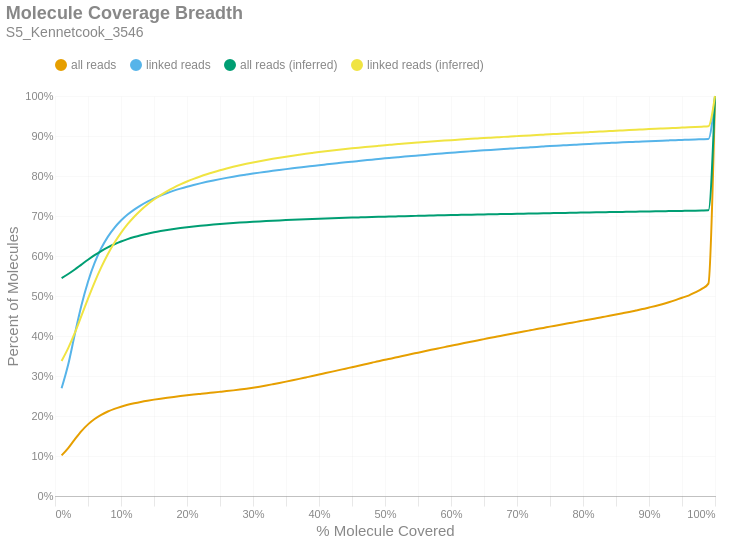

Source (notebook cell):
### Markdown cell above
### Molecule Read Coverage
This chart shows molecule coverage breadth as computed by the number of bases aligned to that molecule. In other words, "*how much of each unique long molecule is actually sequenced/aligned?*" Keep in mind there is a distinction between sequences and alignments, since some sequences belonging to a particular molecule may not align well and wouldn't appear in the alignment data. This chart also shows molecule coverage breadth as computed by the *inferred fragment* from which the aligned sequences originate. Unlike read coverage, this calculation takes into account the total insert size, including unsequenced gaps between the forward and reverse reads. Like the previous figures, these are cumulative percents.

### Code cell
if SKIPLR:
    print_html(f"Skipped")
else:
    binned_df = consolidated_hist(valids['coverage_bp'], mask, 0.01, True)
    binned_df_inf = consolidated_hist(valids['coverage_inserts'], mask, 0.01, True)
    binned_df = binned_df.with_columns(pl.lit(binned_df_inf['all reads (cumsum)']).alias('all reads (inferred)'))
    binned_df = binned_df.with_columns(pl.lit(binned_df_inf['linked reads (cumsum)']).alias('linked reads (inferred)'))
    binned_df = binned_df.with_columns(
        (pl.col('bin').cast(pl.Float64) + 0.01).alias('right_edge')
    )

    with SafeRender(binned_df):
        (
            density_plot(binned_df, 'Molecule Coverage Breadth', samplename, 'molcov', ['all reads (inferred)','linked reads (inferred)'])
            .encode(
                #x=alt.X('bin:Q', title="% Molecule Covered").axis(format = '%').scale(padding=0),
                x=alt.X('right_edge:Q', title="% Molecule Covered").axis(format='%').scale(padding=0),
                y=alt.Y('value:Q', title='Percent of Molecules')
                    .axis(format='%')
                    .stack(False)
                    .scale(domainMin=0, padding=0),
                color=alt.Color("key:N").scale(domain = ["all reads", "linked reads", "all reads (inferred)", "linked reads (inferred)"]),
                tooltip = [
                    alt.Tooltip("key:N", title = "Data Type"),
                    alt.Tooltip("range_label:N", title="% Molecule Covered"),
                    alt.Tooltip("value:Q", format = ".2%", title="% Molecules")
                ]
            )
        ).display()

### Figure 1 — Vega-Lite specification as saved in the notebook (floating-point values rounded to 4 significant figures)
{"width": "container", "height": 400, "config": {"title": {"anchor": "start", "dy": -15, "fontSize": 18, "color": "#888888", "subtitleColor": "#888888", "subtitleFontSize": 14}, "arc": {"fill": "#0072B2"}, "axis": {"domainColor": "#888888", "domainWidth": 0.5, "gridWidth": 0.2, "grid": false, "titleFontWeight": 400, "titleFontSize": 15, "labelFontSize": 11, "labelColor": "#888888", "tickColor": "#888888", "tickWidth": 0.2, "titleColor": "#888888"}, "axisBand": {"grid": false}, "axisX": {"grid": true, "tickSize": 10, "domainCap": "round"}, "axisY": {"domain": false, "grid": true, "tickSize": 0, "domainCap": "round"}, "background": "transparent", "header": {"labelFontSize": 15, "labelColor": "#888888", "titleFontSize": 15, "titleFontWeight": 600, "titleColor": "#888888"}, "legend": {"labelFont": "sans-serif", "labelFontSize": 12, "labelColor": "#888888", "symbolSize": 100, "symbolType": "circle", "titleFontSize": 12, "titlePadding": 10, "titleColor": "#888888", "title": null, "orient": "top"}, "range": {"category": ["#E69F00", "#56B4E9", "#009E73", "#F0E442", "#0072B2", "#D55E00", "#CC79A7", "#000000"], "diverging": ["#cfe8f3", "#a2d4ec", "#73bfe2", "#46abdb", "#1696d2", "#12719e"]}, "area": {"fill": "#0072B2", "fillOpacity": 0.7, "line": true, "strokeOpacity": 0.7}, "line": {"color": "#0072B2", "stroke": "#0072B2", "strokeWidth": 2}, "trail": {"color": "#0072B2", "stroke": "#0072B2", "strokeWidth": 0, "size": 1}, "point": {"filled": true, "fillOpacity": 1.0, "size": 95}, "text": {"color": "#888888", "fontSize": 11, "align": "right", "fontWeight": 400, "size": 11}, "bar": {"fill": "#0072B2", "stroke": null}, "view": {"stroke": null, "continuousWidth": 660, "continuousHeight": 400}}, "data": {"name": "data-878e3e086583e2c1a53bc086640249fc"}, "mark": {"type": "line", "interpolate": "monotone", "point": {"opacity": 0, "size": 275}}, "encoding": {"color": {"field": "key", "scale": {"domain": ["all reads", "linked reads", "all reads (inferred)", "linked reads (inferred)"]}, "type": "nominal"}, "tooltip": [{"field": "key", "title": "Data Type", "type": "nominal"}, {"field": "range_label", "title": "% Molecule Covered", "type": "nominal"}, {"field": "value", "format": ".2%", "title": "% Molecules", "type": "quantitative"}], "x": {"axis": {"format": "%"}, "field": "right_edge", "scale": {"padding": 0}, "title": "% Molecule Covered", "type": "quantitative"}, "y": {"axis": {"format": "%"}, "field": "value", "scale": {"domainMin": 0, "padding": 0}, "stack": false, "title": "Percent of Molecules", "type": "quantitative"}}, "params": [{"name": "param_c36ac31b6afebe62", "select": {"type": "point", "fields": ["key"]}, "bind": "legend"}], "title": {"text": "Molecule Coverage Breadth", "subtitle": "S5_Kennetcook_3546"}, "transform": [{"fold": ["all reads (cumsum)", "linked reads (cumsum)", "all reads (inferred)", "linked reads (inferred)"]}, {"calculate": "replace(datum.key, ' (cumsum)', '')", "as": "key"}, {"filter": {"param": "param_c36ac31b6afebe62"}}], "usermeta": {"embedOptions": {"downloadFileName": "S5_Kennetcook_3546.molcov"}}, "$schema": "https://vega.github.io/schema/vega-lite/v6.1.0.json", "datasets": {"data-878e3e086583e2c1a53bc086640249fc": [{"bin": "0.0", "interval": "0.0-0.01", "all reads": 0.1015, "linked reads": 0.2693, "all reads (cumsum)": 0.1015, "linked reads (cumsum)": 0.2693, "range_label": "0.0-0.01", "all reads (inferred)": 0.5449, "linked reads (inferred)": 0.3377, "right_edge": 0.01}, {"bin": "0.01", "interval": "0.01-0.02", "all reads": 0.01829, "linked reads": 0.05933, "all reads (cumsum)": 0.1198, "linked reads (cumsum)": 0.3286, "range_label": "0.01-0.02", "all reads (inferred)": 0.555, "linked reads (inferred)": 0.3697, "right_edge": 0.02}, {"bin": "0.02", "interval": "0.02-0.03", "all reads": 0.02188, "linked reads": 0.07554, "all reads (cumsum)": 0.1417, "linked reads (cumsum)": 0.4042, "range_label": "0.02-0.03", "all reads (inferred)": 0.5663, "linked reads (inferred)": 0.4076, "right_edge": 0.03}, {"bin": "0.03", "interval": "0.03-0.04", "all reads": 0.02046, "linked reads": 0.07194, "all reads (cumsum)": 0.1622, "linked reads (cumsum)": 0.4761, "range_label": "0.03-0.04", "all reads (inferred)": 0.5785, "linked reads (inferred)": 0.4502, "right_edge": 0.04}, {"bin": "0.04", "interval": "0.04-0.05", "all reads": 0.01692, "linked reads": 0.05965, "all reads (cumsum)": 0.1791, "linked reads (cumsum)": 0.5358, "range_label": "0.04-0.05", "all reads (inferred)": 0.5906, "linked reads (inferred)": 0.4933, "right_edge": 0.05}, {"bin": "0.05", "interval": "0.05-0.06", "all reads": 0.01337, "linked reads": 0.04698, "all reads (cumsum)": 0.1925, "linked reads (cumsum)": 0.5827, "range_label": "0.05-0.06", "all reads (inferred)": 0.602, "linked reads (inferred)": 0.5343, "right_edge": 0.06}, {"bin": "0.06", "interval": "0.06-0.07", "all reads": 0.01047, "linked reads": 0.03647, "all reads (cumsum)": 0.2029, "linked reads (cumsum)": 0.6192, "range_label": "0.06-0.07", "all reads (inferred)": 0.6123, "linked reads (inferred)": 0.5715, "right_edge": 0.07}, {"bin": "0.07", "interval": "0.07-0.08", "all reads": 0.008302, "linked reads": 0.02865, "all reads (cumsum)": 0.2112, "linked reads (cumsum)": 0.6479, "range_label": "0.07-0.08", "all reads (inferred)": 0.6214, "linked reads (inferred)": 0.6043, "right_edge": 0.08}, {"bin": "0.08", "interval": "0.08-0.09", "all reads": 0.006634, "linked reads": 0.02254, "all reads (cumsum)": 0.2179, "linked reads (cumsum)": 0.6704, "range_label": "0.08-0.09", "all reads (inferred)": 0.6293, "linked reads (inferred)": 0.633, "right_edge": 0.09}, {"bin": "0.09", "interval": "0.09-0.1", "all reads": 0.005465, "linked reads": 0.01822, "all reads (cumsum)": 0.2233, "linked reads (cumsum)": 0.6886, "range_label": "0.09-0.1", "all reads (inferred)": 0.6362, "linked reads (inferred)": 0.6579, "right_edge": 0.1}, {"bin": "0.1", "interval": "0.1-0.11", "all reads": 0.004609, "linked reads": 0.01504, "all reads (cumsum)": 0.2279, "linked reads (cumsum)": 0.7037, "range_label": "0.1-0.11", "all reads (inferred)": 0.6421, "linked reads (inferred)": 0.6794, "right_edge": 0.11}, {"bin": "0.11", "interval": "0.11-0.12", "all reads": 0.0039, "linked reads": 0.01244, "all reads (cumsum)": 0.2318, "linked reads (cumsum)": 0.7161, "range_label": "0.11-0.12", "all reads (inferred)": 0.6473, "linked reads (inferred)": 0.6981, "right_edge": 0.12}, {"bin": "0.12", "interval": "0.12-0.13", "all reads": 0.003415, "linked reads": 0.01067, "all reads (cumsum)": 0.2352, "linked reads (cumsum)": 0.7268, "range_label": "0.12-0.13", "all reads (inferred)": 0.6519, "linked reads (inferred)": 0.7145, "right_edge": 0.13}, {"bin": "0.13", "interval": "0.13-0.14", "all reads": 0.003008, "linked reads": 0.009218, "all reads (cumsum)": 0.2383, "linked reads (cumsum)": 0.736, "range_label": "0.13-0.14", "all reads (inferred)": 0.6558, "linked reads (inferred)": 0.7289, "right_edge": 0.14}, {"bin": "0.14", "interval": "0.14-0.15", "all reads": 0.002696, "linked reads": 0.008049, "all reads (cumsum)": 0.241, "linked reads (cumsum)": 0.744, "range_label": "0.14-0.15", "all reads (inferred)": 0.6593, "linked reads (inferred)": 0.7413, "right_edge": 0.15}, {"bin": "0.15", "interval": "0.15-0.16", "all reads": 0.002452, "linked reads": 0.007143, "all reads (cumsum)": 0.2434, "linked reads (cumsum)": 0.7512, "range_label": "0.15-0.16", "all reads (inferred)": 0.6624, "linked reads (inferred)": 0.7523, "right_edge": 0.16}, {"bin": "0.16", "interval": "0.16-0.17", "all reads": 0.002267, "linked reads": 0.006392, "all reads (cumsum)": 0.2457, "linked reads (cumsum)": 0.7576, "range_label": "0.16-0.17", "all reads (inferred)": 0.6652, "linked reads (inferred)": 0.7622, "right_edge": 0.17}, {"bin": "0.17", "interval": "0.17-0.18", "all reads": 0.002109, "linked reads": 0.005734, "all reads (cumsum)": 0.2478, "linked reads (cumsum)": 0.7633, "range_label": "0.17-0.18", "all reads (inferred)": 0.6677, "linked reads (inferred)": 0.7711, "right_edge": 0.18}, {"bin": "0.18", "interval": "0.18-0.19", "all reads": 0.001983, "linked reads": 0.00518, "all reads (cumsum)": 0.2498, "linked reads (cumsum)": 0.7685, "range_label": "0.18-0.19", "all reads (inferred)": 0.6699, "linked reads (inferred)": 0.7791, "right_edge": 0.19}, {"bin": "0.19", "interval": "0.19-0.2", "all reads": 0.001914, "linked reads": 0.004766, "all reads (cumsum)": 0.2517, "linked reads (cumsum)": 0.7733, "range_label": "0.19-0.2", "all reads (inferred)": 0.672, "linked reads (inferred)": 0.7863, "right_edge": 0.2}, {"bin": "0.2", "interval": "0.2-0.21", "all reads": 0.001836, "linked reads": 0.004344, "all reads (cumsum)": 0.2535, "linked reads (cumsum)": 0.7776, "range_label": "0.2-0.21", "all reads (inferred)": 0.6738, "linked reads (inferred)": 0.7929, "right_edge": 0.21}, {"bin": "0.21", "interval": "0.21-0.22", "all reads": 0.001764, "linked reads": 0.004033, "all reads (cumsum)": 0.2553, "linked reads (cumsum)": 0.7816, "range_label": "0.21-0.22", "all reads (inferred)": 0.6755, "linked reads (inferred)": 0.7989, "right_edge": 0.22}, {"bin": "0.22", "interval": "0.22-0.23", "all reads": 0.001749, "linked reads": 0.003787, "all reads (cumsum)": 0.257, "linked reads (cumsum)": 0.7854, "range_label": "0.22-0.23", "all reads (inferred)": 0.6771, "linked reads (inferred)": 0.8045, "right_edge": 0.23}, {"bin": "0.23", "interval": "0.23-0.24", "all reads": 0.001703, "linked reads": 0.003517, "all reads (cumsum)": 0.2587, "linked reads (cumsum)": 0.7889, "range_label": "0.23-0.24", "all reads (inferred)": 0.6786, "linked reads (inferred)": 0.8096, "right_edge": 0.24}, {"bin": "0.24", "interval": "0.24-0.25", "all reads": 0.001742, "linked reads": 0.003288, "all reads (cumsum)": 0.2605, "linked reads (cumsum)": 0.7922, "range_label": "0.24-0.25", "all reads (inferred)": 0.6799, "linked reads (inferred)": 0.8144, "right_edge": 0.25}, {"bin": "0.25", "interval": "0.25-0.26", "all reads": 0.001759, "linked reads": 0.003092, "all reads (cumsum)": 0.2622, "linked reads (cumsum)": 0.7953, "range_label": "0.25-0.26", "all reads (inferred)": 0.6812, "linked reads (inferred)": 0.8188, "right_edge": 0.26}, {"bin": "0.26", "interval": "0.26-0.27", "all reads": 0.001823, "linked reads": 0.002942, "all reads (cumsum)": 0.2641, "linked reads (cumsum)": 0.7983, "range_label": "0.26-0.27", "all reads (inferred)": 0.6824, "linked reads (inferred)": 0.8229, "right_edge": 0.27}, {"bin": "0.27", "interval": "0.27-0.28", "all reads": 0.001945, "linked reads": 0.002725, "all reads (cumsum)": 0.266, "linked reads (cumsum)": 0.801, "range_label": "0.27-0.28", "all reads (inferred)": 0.6835, "linked reads (inferred)": 0.8268, "right_edge": 0.28}, {"bin": "0.28", "interval": "0.28-0.29", "all reads": 0.002197, "linked reads": 0.002569, "all reads (cumsum)": 0.2682, "linked reads (cumsum)": 0.8036, "range_label": "0.28-0.29", "all reads (inferred)": 0.6846, "linked reads (inferred)": 0.8305, "right_edge": 0.29}, {"bin": "0.29", "interval": "0.29-0.3", "all reads": 0.002484, "linked reads": 0.002514, "all reads (cumsum)": 0.2707, "linked reads (cumsum)": 0.8061, "range_label": "0.29-0.3", "all reads (inferred)": 0.6855, "linked reads (inferred)": 0.8339, "right_edge": 0.3}, {"bin": "0.3", "interval": "0.3-0.31", "all reads": 0.002708, "linked reads": 0.002381, "all reads (cumsum)": 0.2734, "linked reads (cumsum)": 0.8084, "range_label": "0.3-0.31", "all reads (inferred)": 0.6865, "linked reads (inferred)": 0.8371, "right_edge": 0.31}, {"bin": "0.31", "interval": "0.31-0.32", "all reads": 0.002913, "linked reads": 0.002258, "all reads (cumsum)": 0.2763, "linked reads (cumsum)": 0.8107, "range_label": "0.31-0.32", "all reads (inferred)": 0.6874, "linked reads (inferred)": 0.8401, "right_edge": 0.32}, {"bin": "0.32", "interval": "0.32-0.33", "all reads": 0.003124, "linked reads": 0.00225, "all reads (cumsum)": 0.2794, "linked reads (cumsum)": 0.813, "range_label": "0.32-0.33", "all reads (inferred)": 0.6882, "linked reads (inferred)": 0.843, "right_edge": 0.33}, {"bin": "0.33", "interval": "0.33-0.34", "all reads": 0.003206, "linked reads": 0.002139, "all reads (cumsum)": 0.2826, "linked reads (cumsum)": 0.8151, "range_label": "0.33-0.34", "all reads (inferred)": 0.689, "linked reads (inferred)": 0.8458, "right_edge": 0.34}, {"bin": "0.34", "interval": "0.34-0.35", "all reads": 0.003321, "linked reads": 0.002092, "all reads (cumsum)": 0.286, "linked reads (cumsum)": 0.8172, "range_label": "0.34-0.35", "all reads (inferred)": 0.6898, "linked reads (inferred)": 0.8484, "right_edge": 0.35}, {"bin": "0.35", "interval": "0.35-0.36", "all reads": 0.003406, "linked reads": 0.002042, "all reads (cumsum)": 0.2894, "linked reads (cumsum)": 0.8192, "range_label": "0.35-0.36", "all reads (inferred)": 0.6905, "linked reads (inferred)": 0.8509, "right_edge": 0.36}, {"bin": "0.36", "interval": "0.36-0.37", "all reads": 0.003462, "linked reads": 0.001954, "all reads (cumsum)": 0.2928, "linked reads (cumsum)": 0.8212, "range_label": "0.36-0.37", "all reads (inferred)": 0.6912, "linked reads (inferred)": 0.8533, "right_edge": 0.37}, {"bin": "0.37", "interval": "0.37-0.38", "all reads": 0.003577, "linked reads": 0.001964, "all reads (cumsum)": 0.2964, "linked reads (cumsum)": 0.8232, "range_label": "0.37-0.38", "all reads (inferred)": 0.6919, "linked reads (inferred)": 0.8555, "right_edge": 0.38}, {"bin": "0.38", "interval": "0.38-0.39", "all reads": 0.003602, "linked reads": 0.001899, "all reads (cumsum)": 0.3, "linked reads (cumsum)": 0.825, "range_label": "0.38-0.39", "all reads (inferred)": 0.6925, "linked reads (inferred)": 0.8577, "right_edge": 0.39}, {"bin": "0.39", "interval": "0.39-0.4", "all reads": 0.003698, "linked reads": 0.001924, "all reads (cumsum)": 0.3037, "linked reads (cumsum)": 0.827, "range_label": "0.39-0.4", "all reads (inferred)": 0.6932, "linked reads (inferred)": 0.8598, "right_edge": 0.4}, {"bin": "0.4", "interval": "0.4-0.41", "all reads": 0.003602, "linked reads": 0.001833, "all reads (cumsum)": 0.3073, "linked reads (cumsum)": 0.8288, "range_label": "0.4-0.41", "all reads (inferred)": 0.6938, "linked reads (inferred)": 0.8618, "right_edge": 0.41}, {"bin": "0.41", "interval": "0.41-0.42", "all reads": 0.003654, "linked reads": 0.001819, "all reads (cumsum)": 0.311, "linked reads (cumsum)": 0.8306, "range_label": "0.41-0.42", "all reads (inferred)": 0.6943, "linked reads (inferred)": 0.8637, "right_edge": 0.42}, {"bin": "0.42", "interval": "0.42-0.43", "all reads": 0.003714, "linked reads": 0.001781, "all reads (cumsum)": 0.3147, "linked reads (cumsum)": 0.8324, "range_label": "0.42-0.43", "all reads (inferred)": 0.6949, "linked reads (inferred)": 0.8656, "right_edge": 0.43}, {"bin": "0.43", "interval": "0.43-0.44", "all reads": 0.003665, "linked reads": 0.001776, "all reads (cumsum)": 0.3183, "linked reads (cumsum)": 0.8342, "range_label": "0.43-0.44", "all reads (inferred)": 0.6954, "linked reads (inferred)": 0.8674, "right_edge": 0.44}, {"bin": "0.44", "interval": "0.44-0.45", "all reads": 0.003707, "linked reads": 0.001704, "all reads (cumsum)": 0.322, "linked reads (cumsum)": 0.8359, "range_label": "0.44-0.45", "all reads (inferred)": 0.696, "linked reads (inferred)": 0.8691, "right_edge": 0.45}, {"bin": "0.45", "interval": "0.45-0.46", "all reads": 0.003678, "linked reads": 0.001673, "all reads (cumsum)": 0.3257, "linked reads (cumsum)": 0.8376, "range_label": "0.45-0.46", "all reads (inferred)": 0.6965, "linked reads (inferred)": 0.8708, "right_edge": 0.46}, {"bin": "0.46", "interval": "0.46-0.47", "all reads": 0.003699, "linked reads": 0.001666, "all reads (cumsum)": 0.3294, "linked reads (cumsum)": 0.8392, "range_label": "0.46-0.47", "all reads (inferred)": 0.697, "linked reads (inferred)": 0.8724, "right_edge": 0.47}, {"bin": "0.47", "interval": "0.47-0.48", "all reads": 0.00371, "linked reads": 0.00166, "all reads (cumsum)": 0.3331, "linked reads (cumsum)": 0.8409, "range_label": "0.47-0.48", "all reads (inferred)": 0.6974, "linked reads (inferred)": 0.8739, "right_edge": 0.48}, {"bin": "0.48", "interval": "0.48-0.49", "all reads": 0.003578, "linked reads": 0.001587, "all reads (cumsum)": 0.3367, "linked reads (cumsum)": 0.8425, "range_label": "0.48-0.49", "all reads (inferred)": 0.6979, "linked reads (inferred)": 0.8754, "right_edge": 0.49}, {"bin": "0.49", "interval": "0.49-0.5", "all reads": 0.003922, "linked reads": 0.001617, "all reads (cumsum)": 0.3406, "linked reads (cumsum)": 0.8441, "range_label": "0.49-0.5", "all reads (inferred)": 0.6983, "linked reads (inferred)": 0.8769, "right_edge": 0.5}, {"bin": "0.5", "interval": "0.5-0.51", "all reads": 0.003373, "linked reads": 0.001468, "all reads (cumsum)": 0.344, "linked reads (cumsum)": 0.8456, "range_label": "0.5-0.51", "all reads (inferred)": 0.6988, "linked reads (inferred)": 0.8783, "right_edge": 0.51}, {"bin": "0.51", "interval": "0.51-0.52", "all reads": 0.003692, "linked reads": 0.001484, "all reads (cumsum)": 0.3477, "linked reads (cumsum)": 0.847, "range_label": "0.51-0.52", "all reads (inferred)": 0.6992, "linked reads (inferred)": 0.8797, "right_edge": 0.52}, {"bin": "0.52", "interval": "0.52-0.53", "all reads": 0.003568, "linked reads": 0.00149, "all reads (cumsum)": 0.3513, "linked reads (cumsum)": 0.8485, "range_label": "0.52-0.53", "all reads (inferred)": 0.6996, "linked reads (inferred)": 0.8811, "right_edge": 0.53}, {"bin": "0.53", "interval": "0.53-0.54", "all reads": 0.00358, "linked reads": 0.001419, "all reads (cumsum)": 0.3548, "linked reads (cumsum)": 0.85, "range_label": "0.53-0.54", "all reads (inferred)": 0.7, "linked reads (inferred)": 0.8824, "right_edge": 0.54}, {"bin": "0.54", "interval": "0.54-0.55", "all reads": 0.003489, "linked reads": 0.001382, "all reads (cumsum)": 0.3583, "linked reads (cumsum)": 0.8513, "range_label": "0.54-0.55", "all reads (inferred)": 0.7004, "linked reads (inferred)": 0.8837, "right_edge": 0.55}, {"bin": "0.55", "interval": "0.55-0.56", "all reads": 0.003567, "linked reads": 0.001381, "all reads (cumsum)": 0.3619, "linked reads (cumsum)": 0.8527, "range_label": "0.55-0.56", "all reads (inferred)": 0.7008, "linked reads (inferred)": 0.8849, "right_edge": 0.56}, {"bin": "0.56", "interval": "0.56-0.57", "all reads": 0.003492, "linked reads": 0.001383, "all reads (cumsum)": 0.3654, "linked reads (cumsum)": 0.8541, "range_label": "0.56-0.57", "all reads (inferred)": 0.7012, "linked reads (inferred)": 0.8861, "right_edge": 0.57}, {"bin": "0.57", "interval": "0.57-0.58", "all reads": 0.003416, "linked reads": 0.001355, "all reads (cumsum)": 0.3688, "linked reads (cumsum)": 0.8555, "range_label": "0.57-0.58", "all reads (inferred)": 0.7016, "linked reads (inferred)": 0.8873, "right_edge": 0.58}, {"bin": "0.58", "interval": "0.58-0.59", "all reads": 0.003424, "linked reads": 0.001297, "all reads (cumsum)": 0.3722, "linked reads (cumsum)": 0.8567, "range_label": "0.58-0.59", "all reads (inferred)": 0.7019, "linked reads (inferred)": 0.8885, "right_edge": 0.59}, {"bin": "0.59", "interval": "0.59-0.6", "all reads": 0.003472, "linked reads": 0.001313, "all reads (cumsum)": 0.3757, "linked reads (cumsum)": 0.8581, "range_label": "0.59-0.6", "all reads (inferred)": 0.7023, "linked reads (inferred)": 0.8896, "right_edge": 0.6}, {"bin": "0.6", "interval": "0.6-0.61", "all reads": 0.00327, "linked reads": 0.001236, "all reads (cumsum)": 0.379, "linked reads (cumsum)": 0.8593, "range_label": "0.6-0.61", "all reads (inferred)": 0.7026, "linked reads (inferred)": 0.8907, "right_edge": 0.61}, {"bin": "0.61", "interval": "0.61-0.62", "all reads": 0.003386, "linked reads": 0.001243, "all reads (cumsum)": 0.3824, "linked reads (cumsum)": 0.8605, "range_label": "0.61-0.62", "all reads (inferred)": 0.703, "linked reads (inferred)": 0.8918, "right_edge": 0.62}, {"bin": "0.62", "interval": "0.62-0.63", "all reads": 0.003284, "linked reads": 0.001197, "all reads (cumsum)": 0.3856, "linked reads (cumsum)": 0.8617, "range_label": "0.62-0.63", "all reads (inferred)": 0.7033, "linked reads (inferred)": 0.8929, "right_edge": 0.63}, {"bin": "0.63", "interval": "0.63-0.64", "all reads": 0.003306, "linked reads": 0.001185, "all reads (cumsum)": 0.3889, "linked reads (cumsum)": 0.8629, "range_label": "0.63-0.64", "all reads (inferred)": 0.7037, "linked reads (inferred)": 0.8939, "right_edge": 0.64}, {"bin": "0.64", "interval": "0.64-0.65", "all reads": 0.00325, "linked reads": 0.001199, "all reads (cumsum)": 0.3922, "linked reads (cumsum)": 0.8641, "range_label": "0.64-0.65", "all reads (inferred)": 0.704, "linked reads (inferred)": 0.8949, "right_edge": 0.65}, {"bin": "0.65", "interval": "0.65-0.66", "all reads": 0.003291, "linked reads": 0.001174, "all reads (cumsum)": 0.3955, "linked reads (cumsum)": 0.8653, "range_label": "0.65-0.66", "all reads (inferred)": 0.7043, "linked reads (inferred)": 0.8959, "right_edge": 0.66}, {"bin": "0.66", "interval": "0.66-0.67", "all reads": 0.003143, "linked reads": 0.00113, "all reads (cumsum)": 0.3986, "linked reads (cumsum)": 0.8664, "range_label": "0.66-0.67", "all reads (inferred)": 0.7046, "linked reads (inferred)": 0.8969, "right_edge": 0.67}, {"bin": "0.67", "interval": "0.67-0.68", "all reads": 0.003146, "linked reads": 0.0011, "all reads (cumsum)": 0.4018, "linked reads (cumsum)": 0.8675, "range_label": "0.67-0.68", "all reads (inferred)": 0.7049, "linked reads (inferred)": 0.8978, "right_edge": 0.68}, {"bin": "0.68", "interval": "0.68-0.69", "all reads": 0.003141, "linked reads": 0.001077, "all reads (cumsum)": 0.4049, "linked reads (cumsum)": 0.8686, "range_label": "0.68-0.69", "all reads (inferred)": 0.7052, "linked reads (inferred)": 0.8987, "right_edge": 0.69}, {"bin": "0.69", "interval": "0.69-0.7", "all reads": 0.003168, "linked reads": 0.001085, "all reads (cumsum)": 0.4081, "linked reads (cumsum)": 0.8697, "range_label": "0.69-0.7", "all reads (inferred)": 0.7056, "linked reads (inferred)": 0.8997, "right_edge": 0.7}, {"bin": "0.7", "interval": "0.7-0.71", "all reads": 0.00304, "linked reads": 0.001042, "all reads (cumsum)": 0.4111, "linked reads (cumsum)": 0.8707, "range_label": "0.7-0.71", "all reads (inferred)": 0.7059, "linked reads (inferred)": 0.9006, "right_edge": 0.71}, {"bin": "0.71", "interval": "0.71-0.72", "all reads": 0.003059, "linked reads": 0.001025, "all reads (cumsum)": 0.4142, "linked reads (cumsum)": 0.8718, "range_label": "0.71-0.72", "all reads (inferred)": 0.7062, "linked reads (inferred)": 0.9015, "right_edge": 0.72}, {"bin": "0.72", "interval": "0.72-0.73", "all reads": 0.003062, "linked reads": 0.001019, "all reads (cumsum)": 0.4172, "linked reads (cumsum)": 0.8728, "range_label": "0.72-0.73", "all reads (inferred)": 0.7065, "linked reads (inferred)": 0.9024, "right_edge": 0.73}, {"bin": "0.73", "interval": "0.73-0.74", "all reads": 0.003018, "linked reads": 0.001002, "all reads (cumsum)": 0.4203, "linked reads (cumsum)": 0.8738, "range_label": "0.73-0.74", "all reads (inferred)": 0.7068, "linked reads (inferred)": 0.9034, "right_edge": 0.74}, {"bin": "0.74", "interval": "0.74-0.75", "all reads": 0.003161, "linked reads": 0.001003, "all reads (cumsum)": 0.4234, "linked reads (cumsum)": 0.8748, "range_label": "0.74-0.75", "all reads (inferred)": 0.7071, "linked reads (inferred)": 0.9043, "right_edge": 0.75}, {"bin": "0.75", "interval": "0.75-0.76", "all reads": 0.00291, "linked reads": 0.0009479, "all reads (cumsum)": 0.4263, "linked reads (cumsum)": 0.8757, "range_label": "0.75-0.76", "all reads (inferred)": 0.7074, "linked reads (inferred)": 0.9052, "right_edge": 0.76}, {"bin": "0.76", "interval": "0.76-0.77", "all reads": 0.002995, "linked reads": 0.0008928, "all reads (cumsum)": 0.4293, "linked reads (cumsum)": 0.8766, "range_label": "0.76-0.77", "all reads (inferred)": 0.7077, "linked reads (inferred)": 0.9061, "right_edge": 0.77}, {"bin": "0.77", "interval": "0.77-0.78", "all reads": 0.002967, "linked reads": 0.0008988, "all reads (cumsum)": 0.4323, "linked reads (cumsum)": 0.8775, "range_label": "0.77-0.78", "all reads (inferred)": 0.708, "linked reads (inferred)": 0.907, "right_edge": 0.78}, {"bin": "0.78", "interval": "0.78-0.79", "all reads": 0.002979, "linked reads": 0.0008844, "all reads (cumsum)": 0.4353, "linked reads (cumsum)": 0.8784, "range_label": "0.78-0.79", "all reads (inferred)": 0.7083, "linked reads (inferred)": 0.9079, "right_edge": 0.79}, {"bin": "0.79", "interval": "0.79-0.8", "all reads": 0.003127, "linked reads": 0.0008837, "all reads (cumsum)": 0.4384, "linked reads (cumsum)": 0.8793, "range_label": "0.79-0.8", "all reads (inferred)": 0.7086, "linked reads (inferred)": 0.9088, "right_edge": 0.8}, {"bin": "0.8", "interval": "0.8-0.81", "all reads": 0.002867, "linked reads": 0.0008353, "all reads (cumsum)": 0.4413, "linked reads (cumsum)": 0.8801, "range_label": "0.8-0.81", "all reads (inferred)": 0.7088, "linked reads (inferred)": 0.9097, "right_edge": 0.81}, {"bin": "0.81", "interval": "0.81-0.82", "all reads": 0.003038, "linked reads": 0.0008307, "all reads (cumsum)": 0.4443, "linked reads (cumsum)": 0.881, "range_label": "0.81-0.82", "all reads (inferred)": 0.7091, "linked reads (inferred)": 0.9105, "right_edge": 0.82}, {"bin": "0.82", "interval": "0.82-0.83", "all reads": 0.0031, "linked reads": 0.0008358, "all reads (cumsum)": 0.4474, "linked reads (cumsum)": 0.8818, "range_label": "0.82-0.83", "all reads (inferred)": 0.7094, "linked reads (inferred)": 0.9114, "right_edge": 0.83}, {"bin": "0.83", "interval": "0.83-0.84", "all reads": 0.003099, "linked reads": 0.0008026, "all reads (cumsum)": 0.4505, "linked reads (cumsum)": 0.8826, "range_label": "0.83-0.84", "all reads (inferred)": 0.7097, "linked reads (inferred)": 0.9123, "right_edge": 0.84}, {"bin": "0.84", "interval": "0.84-0.85", "all reads": 0.003146, "linked reads": 0.0007891, "all reads (cumsum)": 0.4537, "linked reads (cumsum)": 0.8834, "range_label": "0.84-0.85", "all reads (inferred)": 0.71, "linked reads (inferred)": 0.9131, "right_edge": 0.85}, {"bin": "0.85", "interval": "0.85-0.86", "all reads": 0.003235, "linked reads": 0.000767, "all reads (cumsum)": 0.4569, "linked reads (cumsum)": 0.8841, "range_label": "0.85-0.86", "all reads (inferred)": 0.7103, "linked reads (inferred)": 0.914, "right_edge": 0.86}, {"bin": "0.86", "interval": "0.86-0.87", "all reads": 0.003312, "linked reads": 0.0007366, "all reads (cumsum)": 0.4602, "linked reads (cumsum)": 0.8849, "range_label": "0.86-0.87", "all reads (inferred)": 0.7106, "linked reads (inferred)": 0.9149, "right_edge": 0.87}, {"bin": "0.87", "interval": "0.87-0.88", "all reads": 0.003508, "linked reads": 0.0007085, "all reads (cumsum)": 0.4637, "linked reads (cumsum)": 0.8856, "range_label": "0.87-0.88", "all reads (inferred)": 0.7109, "linked reads (inferred)": 0.9157, "right_edge": 0.88}, {"bin": "0.88", "interval": "0.88-0.89", "all reads": 0.003587, "linked reads": 0.0007212, "all reads (cumsum)": 0.4673, "linked reads (cumsum)": 0.8863, "range_label": "0.88-0.89", "all reads (inferred)": 0.7111, "linked reads (inferred)": 0.9165, "right_edge": 0.89}, {"bin": "0.89", "interval": "0.89-0.9", "all reads": 0.003937, "linked reads": 0.0006972, "all reads (cumsum)": 0.4712, "linked reads (cumsum)": 0.887, "range_label": "0.89-0.9", "all reads (inferred)": 0.7114, "linked reads (inferred)": 0.9173, "right_edge": 0.9}, {"bin": "0.9", "interval": "0.9-0.91", "all reads": 0.004004, "linked reads": 0.0006794, "all reads (cumsum)": 0.4752, "linked reads (cumsum)": 0.8877, "range_label": "0.9-0.91", "all reads (inferred)": 0.7117, "linked reads (inferred)": 0.9181, "right_edge": 0.91}, {"bin": "0.91", "interval": "0.91-0.92", "all reads": 0.004302, "linked reads": 0.0006623, "all reads (cumsum)": 0.4795, "linked reads (cumsum)": 0.8884, "range_label": "0.91-0.92", "all reads (inferred)": 0.7119, "linked reads (inferred)": 0.9188, "right_edge": 0.92}, {"bin": "0.92", "interval": "0.92-0.93", "all reads": 0.004791, "linked reads": 0.0006413, "all reads (cumsum)": 0.4843, "linked reads (cumsum)": 0.889, "range_label": "0.92-0.93", "all reads (inferred)": 0.7122, "linked reads (inferred)": 0.9196, "right_edge": 0.93}, {"bin": "0.93", "interval": "0.93-0.94", "all reads": 0.005346, "linked reads": 0.0006293, "all reads (cumsum)": 0.4897, "linked reads (cumsum)": 0.8896, "range_label": "0.93-0.94", "all reads (inferred)": 0.7125, "linked reads (inferred)": 0.9203, "right_edge": 0.94}, {"bin": "0.94", "interval": "0.94-0.95", "all reads": 0.006097, "linked reads": 0.0005951, "all reads (cumsum)": 0.4958, "linked reads (cumsum)": 0.8902, "range_label": "0.94-0.95", "all reads (inferred)": 0.7128, "linked reads (inferred)": 0.921, "right_edge": 0.95}, {"bin": "0.95", "interval": "0.95-0.96", "all reads": 0.005294, "linked reads": 0.000611, "all reads (cumsum)": 0.5011, "linked reads (cumsum)": 0.8908, "range_label": "0.95-0.96", "all reads (inferred)": 0.7131, "linked reads (inferred)": 0.9217, "right_edge": 0.96}, {"bin": "0.96", "interval": "0.96-0.97", "all reads": 0.007952, "linked reads": 0.0005963, "all reads (cumsum)": 0.509, "linked reads (cumsum)": 0.8914, "range_label": "0.96-0.97", "all reads (inferred)": 0.7134, "linked reads (inferred)": 0.9225, "right_edge": 0.97}, {"bin": "0.97", "interval": "0.97-0.98", "all reads": 0.008833, "linked reads": 0.0005713, "all reads (cumsum)": 0.5179, "linked reads (cumsum)": 0.892, "range_label": "0.97-0.98", "all reads (inferred)": 0.7138, "linked reads (inferred)": 0.9234, "right_edge": 0.98}, {"bin": "0.98", "interval": "0.98-0.99", "all reads": 0.01316, "linked reads": 0.000579, "all reads (cumsum)": 0.531, "linked reads (cumsum)": 0.8926, "range_label": "0.98-0.99", "all reads (inferred)": 0.7142, "linked reads (inferred)": 0.9244, "right_edge": 0.99}, {"bin": "0.99", "interval": "0.99-1.0", "all reads": 0.469, "linked reads": 0.1074, "all reads (cumsum)": 1.0, "linked reads (cumsum)": 1.0, "range_label": "0.99-1.0", "all reads (inferred)": 1.0, "linked reads (inferred)": 1.0, "right_edge": 1.0}]}}
